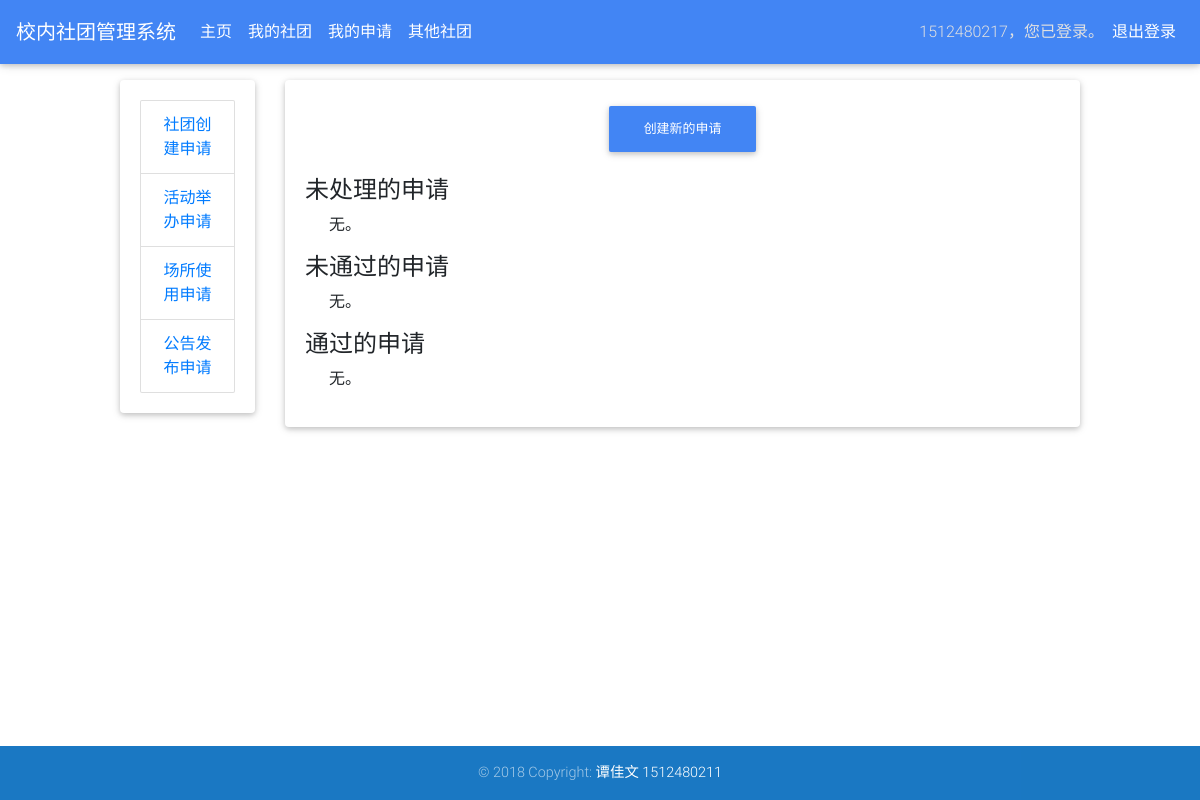
Page /founder/app/list/1/ (signed in) on the earlier database version.
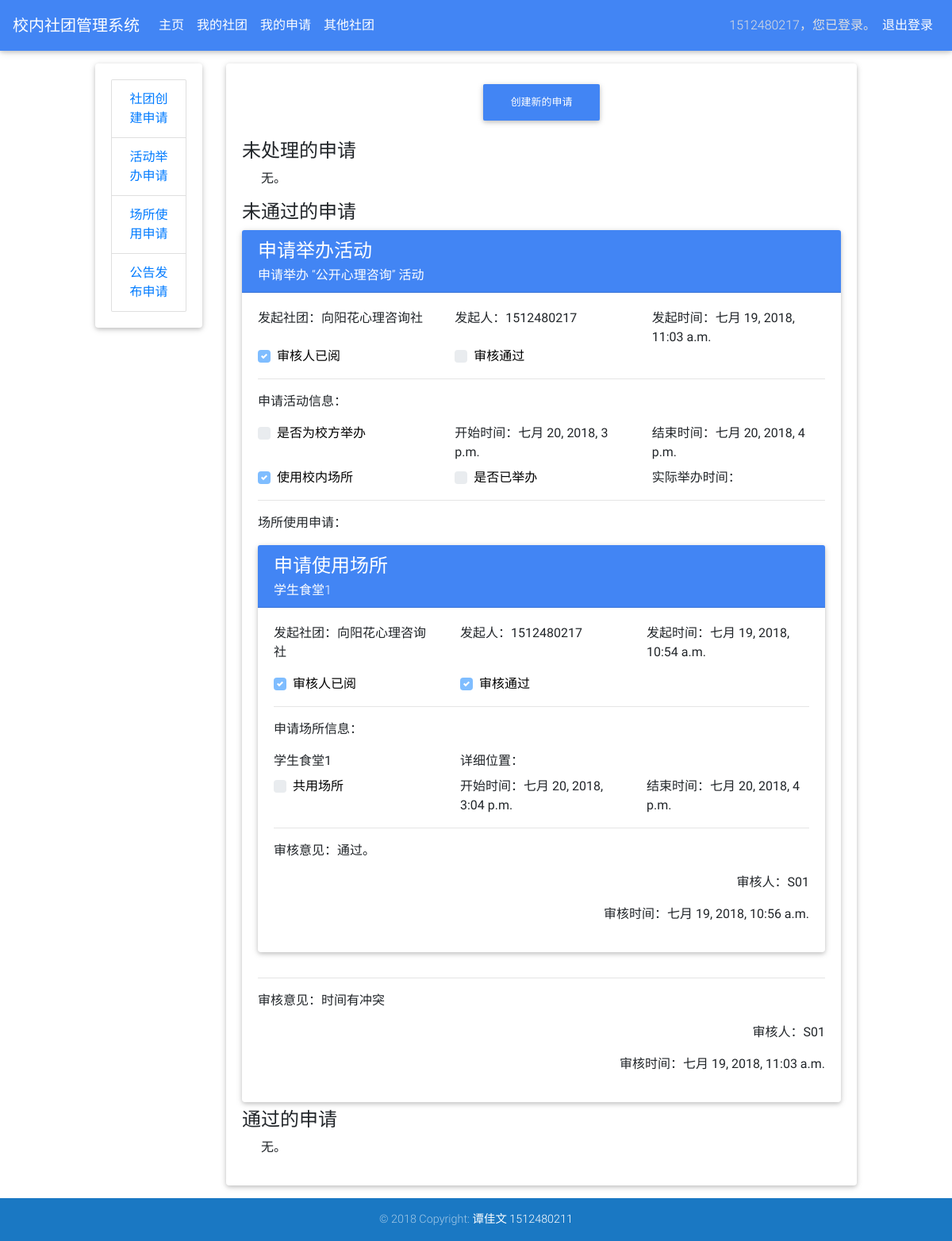
Same page on the later database version.
### AssocMgnt/models.py (models this page shows, shortened)
class User(AbstractUser):
    ROLE_FOUNDER = 0
    ROLE_STAFF = 1
    ROLE_ADMIN = 2
    ROLES = (
        (ROLE_FOUNDER, '社团创立者'),
        (ROLE_STAFF, '教务员工'),
        (ROLE_ADMIN, '系统管理员')
    )
    ROLES_TEXT = {
        0: 'founder',
        1: 'staff',
        2: 'admin',
    }
    uid = models.CharField(max_length=16, null=False, verbose_name='学号/员工号')
    realName = models.CharField(max_length=32, null=True, blank=True, verbose_name='真实姓名')
    role = models.IntegerField(choices=ROLES, default=0, verbose_name='角色')
    tel = models.CharField(max_length=48, null=True, blank=True, verbose_name='联系电话')
    createTime = models.DateTimeField(auto_now_add=True, verbose_name='注册时间')
    class Meta:
        verbose_name_plural = verbose_name = '用户'
        db_table = 'user'

class ApplicationRecord(models.Model):
    APPLICATION_RESULTS = (
        (0, '待审核'),
        (1, '审核通过'),
        (2, '审核未通过'),
    )
    APPLICATION_NOTICED = (
        (False, '未阅'),
        (True, '已阅'),
    )
    class_name = 'ApplicationRecord'
    title = models.TextField(max_length=32, verbose_name='申请标题')
    content = models.TextField(verbose_name='申请内容')
    starterUser = models.ForeignKey(User, on_delete=DO_NOTHING, null=True, blank=True,
                                    related_name='%(app_label)s_%(class)s_starter_user',
                                    verbose_name='申请人')
    starterAssociation = models.ForeignKey(Association, on_delete=CASCADE, null=True, blank=True, default=None,
                                           verbose_name='申请社团')
    createTime = models.DateTimeField(auto_now_add=True, verbose_name='创建时间')
    result = models.IntegerField(choices=APPLICATION_RESULTS, default=0, verbose_name='审核结果')
    suggestion = models.TextField(verbose_name='审核意见', null=True, blank=True, default=None)
    reviewer = models.ForeignKey(User, on_delete=DO_NOTHING, related_name='%(app_label)s_%(class)s_reviewer',
                                 verbose_name='审核人', null=True, blank=True, default=None)
    reviewTime = models.DateTimeField(verbose_name='审核时间',
                                      auto_now=True, null=True, blank=True)
    noticed = models.BooleanField(default=False, null=False, verbose_name='学生已阅')
    class Meta:
        verbose_name = verbose_name_plural = '申请'
        abstract = True

class EventApplication(ApplicationRecord):
    class_name = 'EventApplication'
    OFFICIAL_HOLDING = (
        (False, '非官方'),
        (True, '官方'),
    )
    HOLDING_STATUS = (
        (False, '未举办'),
        (True, '已举办'),
    )
    USING_LOCATION = (
        (False, '使用其他地点'),
        (True, '使用校内地点'),
    )
    name = models.TextField(default='', verbose_name='活动名称')
    official = models.BooleanField(choices=OFFICIAL_HOLDING, default=False, verbose_name='是否为校方举办')
    fromTime = models.DateTimeField(verbose_name='开始时间')
    toTime = models.DateTimeField(verbose_name='结束时间')
    confirmHeld = models.BooleanField(choices=HOLDING_STATUS, verbose_name='是否已举办', default=False)
    holdingTime = models.DateTimeField(verbose_name='实际举办时间', null=True, blank=True, default=None)
    useLocation = models.BooleanField(choices=USING_LOCATION, default=False, verbose_name='使用校内地点')
    locationApplication = models.ForeignKey('LocationApplication', on_delete=DO_NOTHING, null=True, blank=True,
                                            default=None,
                                            db_column='loc_app', related_name='loc_app', verbose_name='场所使用申请')
    class Meta:
        verbose_name = verbose_name_plural = '活动申请'
        db_table = 'event_app'

class Association(models.Model):
    name = models.TextField(max_length=128, null=False, verbose_name='社团名称')
    founder = models.ForeignKey(User, on_delete=CASCADE, db_column='founder', related_name='founder',
                                verbose_name='创立者')
    introduction = models.TextField(verbose_name='简介', blank=True)
    parent = models.ForeignKey('self', on_delete=DO_NOTHING, db_column='parent_assoc', related_name='parent_assoc',
                               verbose_name='父级社团', blank=True, null=True, default=None)
    created = models.BooleanField(verbose_name='是否已创建', default=False)
    createTime = models.DateTimeField(auto_now_add=True, verbose_name='创建时间', blank=True)
    credit = models.IntegerField(default=100, null=False, verbose_name='信用点数', blank=True)
    deletionMark = models.BooleanField(default=False, verbose_name='解散标记', blank=True)
    deletionReason = models.TextField(null=True, verbose_name='解散原因', blank=True)
    deletionTime = models.DateTimeField(null=True, verbose_name='解散倒计时', blank=True)
    class Meta:
        verbose_name = verbose_name_plural = '社团'
        db_table = 'association'

class LocationApplication(ApplicationRecord):
    class_name = 'LocationApplication'
    LOCATION_SHARING = (
        (False, '独占'),
        (True, '共用'),
    )
    fromTime = models.DateTimeField(verbose_name='开始时间')
    toTime = models.DateTimeField(verbose_name='结束时间')
    location = models.ForeignKey(Location, on_delete=DO_NOTHING, db_column='location', related_name='location',
                                 verbose_name='地点')
    shareLocation = models.BooleanField(choices=LOCATION_SHARING, default=False, null=False, verbose_name='共用地点')
    class Meta:
        verbose_name = verbose_name_plural = '场所申请'
        db_table = 'location_app'

class Location(models.Model):
    name = models.TextField(verbose_name='地点名')
    where = models.TextField(max_length=128, verbose_name='具体位置', null=True, blank=True)
    class Meta:
        verbose_name_plural = verbose_name = '地点'
        db_table = 'location'
        ordering = ['-name']

### AssocMgnt/views/founder_views.py (the view)
def app_list(request: WSGIRequest, app_type: int = 0):
    href = ['/founder/app/assoc/create/',
            '/founder/app/event/create/',
            '/founder/app/location/create/',
            '/founder/app/bulletin/create/', ][app_type]
    app_type = [RegistrationApplication, EventApplication, LocationApplication, BulletinApplication][app_type]
    app1_list = app_type.objects.filter(starterUser=request.user, result=0).all()
    app2_list = app_type.objects.filter(starterUser=request.user, result=2).all()
    app3_list = app_type.objects.filter(starterUser=request.user, result=1).all()
    new_button = tAButton(text='创建新的申请', href=href)
    return render(request, 'founder/app_list.html',
                  {'app1_list': app1_list,
                   'app2_list': app2_list,
                   'app3_list': app3_list,
                   'new_button': new_button})

### templates/founder/app_list.html
{% extends "level1_founder.html" %}
{% block side %}
  <div class="list-group">
    <a href="/founder/app/list/0/" class="list-group-item waves-effect">社团创建申请</a>
    <a href="/founder/app/list/1/" class="list-group-item waves-effect">活动举办申请</a>
    <a href="/founder/app/list/2/" class="list-group-item waves-effect">场所使用申请</a>
    <a href="/founder/app/list/3/" class="list-group-item waves-effect">公告发布申请</a>
  </div>
{% endblock %}
{% block main %}
  <div class="row">
    <div class="col-12">{% include "button_snippet.html" with button=new_button %}</div>
    <div class="col-12"><h4 class="text-left mb-2">未处理的申请</h4></div>
    {% for app1 in app1_list %}
      <div class="col-12">
        {% include "models/app_include.html" with app=app1 %}
      </div>
    {% empty %}
      <div class="col-12">
        <p class="text-left ml-4">无。</p>
      </div>
    {% endfor %}
    <div class="col-12"><h4 class="text-left mb-2">未通过的申请</h4></div>
    {% for app2 in app2_list %}
      <div class="col-12">
        {% include "models/app_include.html" with app=app2 %}
      </div>
    {% empty %}
      <div class="col-12">
        <p class="text-left ml-4">无。</p>
      </div>
    {% endfor %}
    <div class="col-12"><h4 class="text-left mb-2">通过的申请</h4></div>
    {% for app3 in app3_list %}
      <div class="col-12">
        {% include "models/app_include.html" with app=app3 %}
      </div>
    {% empty %}
      <div class="col-12">
        <p class="text-left ml-4">无。</p>
      </div>
    {% endfor %}
  </div>
{% endblock %}

### templates/header_snippet.html (shortened to what this page needs)
{% block header %}
  <header>
    <nav class="navbar fixed-top navbar-expand-lg navbar-dark primary-color scrolling-navbar">
      <a class="navbar-brand" href="#"><strong>校内社团管理系统</strong></a>
      <div class="collapse navbar-collapse" id="navbarSupportedContent">
        <ul class="navbar-nav mr-auto">
          <li class="nav-item {% if request.path == '/' %}active{% endif %}">
            <a class="nav-link" href="/">主页<span class="sr-only">(当前)</span></a>
          </li>
          {% if not user.is_anonymous %}
            {% if user.role == 0 %}
              <li class="nav-item{% if request.path == '/founder/assoc/list/' %} active{% endif %}">
                <a class="nav-link" href="/founder/assoc/list">我的社团</a>
              </li>
              <li class="nav-item{% if request.path == '/founder/app/list/' %} active{% endif %}">
                <a class="nav-link" href="/founder/app/list">我的申请</a>
              </li>
              <li class="nav-item{% if request.path == '/founder/bulletins/' %} active{% endif %}">
                <a class="nav-link" href="/founder/bulletins">其他社团</a>
              </li>
            {% endif %}
          {% endif %}
        </ul>
        {% if not request.user.is_anonymous %}
          <ul class="navbar-nav mr-0">
            <li class="nav-item mt-2 text-light">
              {{ request.user.uid }}，您已登录。
            </li>
            <li class="nav-item">
              <a href="/logout" class="nav-link font-weight-normal">退出登录</a>
            </li>
          </ul>
        {% endif %}
      </div>
    </nav>
  </header>
{% endblock header %}

### templates/models/app_event.html (shortened to what this page needs)
{% extends "models/app.html" %}
{% block additional %}
  <div class="col-12">
    <hr>
    <p class="text-left">申请活动信息：</p>
  </div>
  <div class="col-4 text-left">
    <div class="custom-control custom-checkbox">
      <label class="custom-control-label black-text" for="cb3">是否为校方举办</label>
    </div>
  </div>
  <div class="col-4 text-left">开始时间：{{ app.fromTime|default:'' }}</div>
  <div class="col-4 text-left">结束时间：{{ app.toTime|default:'' }}</div>
  <div class="col-4 text-left mt-2">
    <div class="custom-control custom-checkbox">
      <label class="custom-control-label black-text" for="cb5">使用校内场所</label>
    </div>
  </div>
  <div class="col-4 text-left mt-2">
    <div class="custom-control custom-checkbox">
      <label class="custom-control-label black-text" for="cb4">是否已举办</label>
    </div>
  </div>
  <div class="col-4 text-left mt-2">实际举办时间：{{ app.holdingTime|default:'' }}</div>
  {% if app.useLocation %}
    <div class="col-12 mb-2">
      <hr>
      <p class="text-left">场所使用申请：</p>
      {% include "models/app_location.html" with app=app.locationApplication %}
    </div>
  {% endif %}
{% endblock %}

### templates/models/app.html (shortened to what this page needs)
<div class="card mb-2">
  <div class="card-header white-text primary-color">
    <h4 class="card-title text-left font-weight-light">{{ app.title|default:'' }}</h4>
    <h6 class="card-subtitle text-left white-text font-weight-light">{{ app.content|default:'' }}</h6>
  </div>
  <div class="card-body">
    <div class="row">
      <div class="col-4 text-left mb-3">发起社团：{{ app.starterAssociation.name|default:'' }}</div>
      <div class="col-4 text-left">发起人：{{ app.starterUser.uid|default:'' }}</div>
      <div class="col-4 text-left">发起时间：{{ app.createTime|default:'' }}</div>
      <div class="col-4 text-left">
        <div class="custom-control custom-checkbox">
          <label class="custom-control-label black-text" for="cb0">审核人已阅</label>
        </div>
      </div>
      <div class="col-4 text-left">
        <div class="custom-control custom-checkbox">
          <label class="custom-control-label black-text" for="cb1">审核通过</label>
        </div>
      </div>
      <div class="col-4 text-left"></div>
      {% block additional %}
      {% endblock %}
      {% if app.result != 0 %}
        <div class="col-12 text-left">
          <hr>
          <p>审核意见：{{ app.suggestion }}{% if app.suggestion is None %}{% lorem %}{% endif %}</p>
          <p class="text-right">审核人：{{ app.reviewer.uid|default:'' }}</p>
          <p class="text-right">审核时间：{{ app.reviewTime|default:'2018-7-17 09:53:27' }}</p>
        </div>
      {% elif request.user.role == 0 %}
        <div class="col-12 text-left">
          <hr>
          <p class="mb-0">申请还在审核中，请过一段时间再登录。</p>
        </div>
      {% endif %}
      </div>
    </div>
  </div>

### templates/models/app_location.html (shortened to what this page needs)
{% extends "models/app.html" %}
{% block additional %}
  <div class="col-12">
    <hr>
    <p class="text-left">申请场所信息：</p>
    {% include "models/location.html" with location=app.location %}
  </div>
  <div class="col-4 text-left mt-2">
    <div class="custom-control custom-checkbox">
      <label class="custom-control-label black-text" for="cb2">共用场所</label>
    </div>
  </div>
  <div class="col-4 text-left mt-2">开始时间：{{ app.fromTime|default:'2018-7-17 10:05:17' }}</div>
  <div class="col-4 text-left mt-2">结束时间：{{ app.toTime|default:'2018-7-17 10:05:17' }}</div>
{% endblock %}

### templates/models/location.html
<div class="row">
  <div class="col-4 text-left">{{ location.name|default:'' }}</div>
  <div class="col-8 text-left">详细位置：{{ location.where|default:'' }}</div>
</div>

Differences in the rows shown:
added EventApplication: title "申请举办活动", content "申请举办 “公开心理咨询” 活动", starterAssociation.name "向阳花心理咨询社", starterUser.uid "1512480217", createTime "七月 19, 2018, 11:03 a.m.", fromTime "七月 20, 2018, 3 p.m.", toTime "七月 20, 2018, 4 p.m.", suggestion "时间有冲突", reviewer.uid "S01", reviewTime "七月 19, 2018, 11:03 a.m."
added LocationApplication: title "申请使用场所", content "学生食堂1", starterAssociation.name "向阳花心理咨询社", starterUser.uid "1512480217", createTime "七月 19, 2018, 10:54 a.m.", fromTime "七月 20, 2018, 3:04 p.m.", toTime "七月 20, 2018, 4 p.m.", suggestion "通过。", reviewer.uid "S01", reviewTime "七月 19, 2018, 10:56 a.m."
now on this page (row unchanged): Location: name "学生食堂1"
Other differences:
text no longer shown: "无。"
